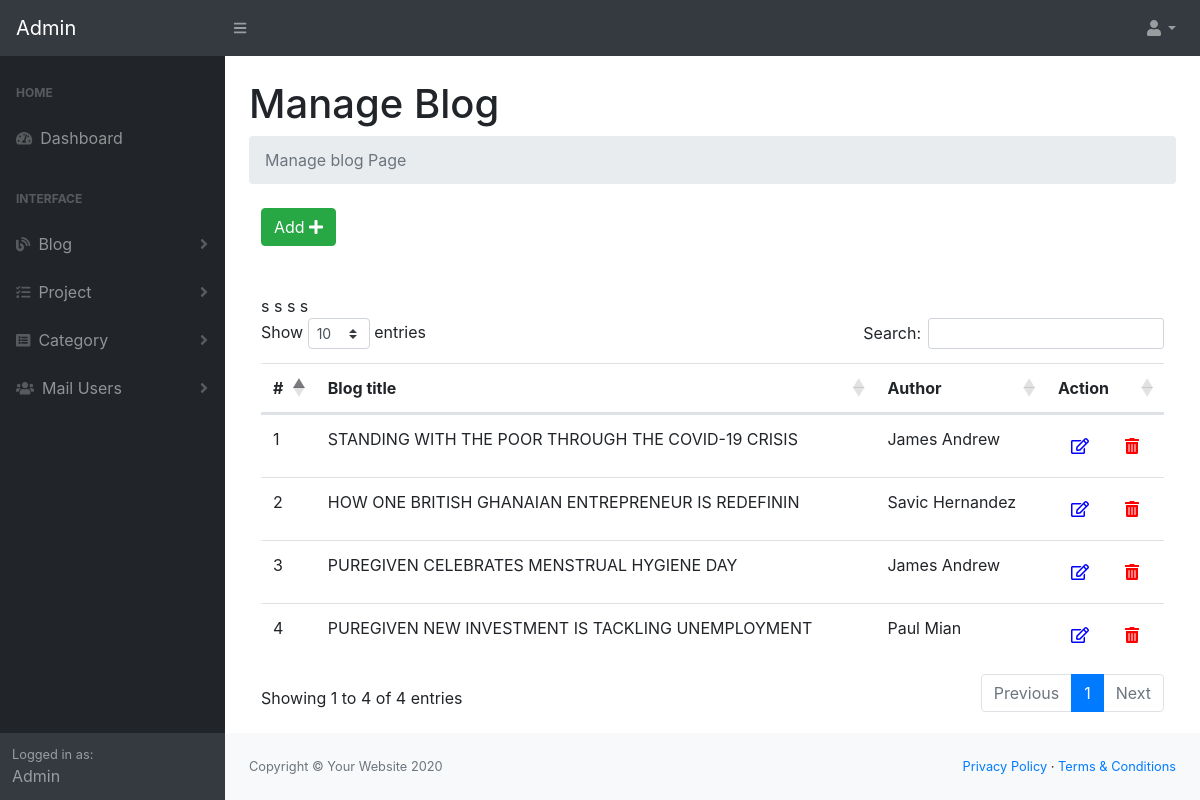
Page /admin/manage-blog.php (signed in) on the committed database.
### tables this page shows
CREATE TABLE IF NOT EXISTS `tblblog` (
  `id` int(11) NOT NULL AUTO_INCREMENT,
  `blog_title` varchar(255) NOT NULL,
  `author` varchar(200) NOT NULL,
  `blog_description` text NOT NULL,
  `image` varchar(255) NOT NULL,
  `category` varchar(255) NOT NULL,
  `tags` varchar(255) DEFAULT NULL,
  `PostingDate` timestamp NOT NULL DEFAULT CURRENT_TIMESTAMP ON UPDATE CURRENT_TIMESTAMP,
  PRIMARY KEY (`id`)
);

### admin/manage-blog.php (the view, shortened to what this page needs)
<?php
require 'functions/dbconn.php';
$sql = 'SELECT * FROM tblblog';
$statement = $connection->prepare($sql);
$statement->execute();
$blogs = $statement->fetchAll(PDO::FETCH_ASSOC);
?>
<?php
    include('include/header.php');
?>
<?php
    include('include/sidebar.php');
?>
<main>
    <div class="container-fluid">
        <h1 class="mt-4">Manage Blog</h1>
        <ol class="breadcrumb mb-4">
            <li class="breadcrumb-item active">Manage blog Page</li>
        </ol>
        <div class="col-md-12">
            <div class="demo-box m-t-20">
                <div class="m-b-30">
                    <a href="add-blog.php">
                    <button id="addToTable" class="btn btn-success waves-effect waves-light">Add <i class="fa fa-plus" ></i></button>
                    </a>
                </div>
                <br>
                <br>
            <div class="table-responsive">
                <table class="table m-0 table-colored-bordered table-bordered-primary" id="dataTable">
                    <thead>
                        <tr>
                            <th>#</th>
                            <th>Blog title</th>
                            <th>Author</th>
                            <th>Action</th>
                        </tr>
                    </thead>
                    <tbody>
                     <?php foreach($blogs as $post): ?>
					<tr>
						<td><?php echo $post['id']; ?></td>
            <td><?php echo $post['blog_title']; ?></td>
            <td><?php echo $post['author']; ?></td>s
						<td style="display: inline-flex;">
              <form action="edit-blog.php" method="post">
                  <button type="submit" name="btn_edit" class="btn" style="color: blue;"><i class="far fa-edit"></i></button>
              </form>
          <form action="manage-blog.php" method="post">
              <button type="submit" name="delete_btn" class="btn " onclick="return confirm('Are you sure you want to delete this record?');" style="margin-left: 10px;color: red;"><i class="fas fa-trash-alt"></i></button>
          </form>
            </td>
					</tr>
          <?php endforeach; ?>
                    </tbody>
                </table>
                </div>
            </div>
        </div>
    </div>
</main>
<?php
    include('include/footer.php');
?>
<?php
    include('include/scripts.php');
?>

### admin/include/header.php (shortened to what this page needs)
<!DOCTYPE html>
<html lang="en">
    <head>
         <link href="assets/css/styles.css" rel="stylesheet" />
        <link href="https://cdn.datatables.net/1.10.20/css/dataTables.bootstrap4.min.css" rel="stylesheet" />
        <link href="https://cdn.jsdelivr.net/npm/summernote@0.8.18/dist/summernote.min.css" rel="stylesheet">
    </head>
    <body class="sb-nav-fixed">

### admin/include/sidebar.php (shortened to what this page needs)
<nav class="sb-topnav navbar navbar-expand navbar-dark bg-dark">
            <a class="navbar-brand" href="index.php">Admin</a>
            <button class="btn btn-link btn-sm order-1 order-lg-0" id="sidebarToggle" href="#"><i class="fas fa-bars"></i></button>
            <ul class="navbar-nav ml-auto ml-md-0">
                <li class="nav-item dropdown">
                    <a class="nav-link dropdown-toggle" id="userDropdown" href="#" role="button" data-toggle="dropdown" aria-haspopup="true" aria-expanded="false"><i class="fas fa-user fa-fw"></i></a>
                </li>
            </ul>
        </nav>
        <div id="layoutSidenav">
            <div id="layoutSidenav_nav">
                <nav class="sb-sidenav accordion sb-sidenav-dark" id="sidenavAccordion">
                    <div class="sb-sidenav-menu">
                        <div class="nav">
                            <div class="sb-sidenav-menu-heading">Home</div>
                            <a class="nav-link" href="index.php">
                                <div class="sb-nav-link-icon"><i class="fas fa-tachometer-alt"></i></div>
                                Dashboard
                            </a>
                            <div class="sb-sidenav-menu-heading">Interface</div>
                            <a class="nav-link collapsed" href="#" data-toggle="collapse" data-target="#collapseLayouts" aria-expanded="false" aria-controls="collapseLayouts">
                                <div class="sb-nav-link-icon"><i class="fas fa-blog"></i></i></div>
                                Blog
                                <div class="sb-sidenav-collapse-arrow"><i class="fas fa-angle-down"></i></div>
                            </a>
                            <a class="nav-link collapsed" href="#" data-toggle="collapse" data-target="#collpseLayouts" aria-expanded="false" aria-controls="collpseLayouts">
                                <div class="sb-nav-link-icon"><i class="fas fa-tasks"></i></i></div>
                                Project
                                <div class="sb-sidenav-collapse-arrow"><i class="fas fa-angle-down"></i></div>
                            </a>
                            <a class="nav-link collapsed" href="#" data-toggle="collapse" data-target="#collapse" aria-expanded="false" aria-controls="collapseLayouts">
                                <div class="sb-nav-link-icon"><i class="fa fa-list-alt"></i></div>
                                Category
                                <div class="sb-sidenav-collapse-arrow"><i class="fas fa-angle-down"></i></div>
                            </a>
                            <a class="nav-link collapsed" href="#" data-toggle="collapse" data-target="#coll" aria-expanded="false" aria-controls="collapseLayouts">
                                <div class="sb-nav-link-icon"><i class="fas fa-users fa-fw"></i></div>
                                Mail Users
                                <div class="sb-sidenav-collapse-arrow"><i class="fas fa-angle-down"></i></div>
                            </a>
                        </div>
                    </div>
                    <div class="sb-sidenav-footer">
                        <div class="small">Logged in as:</div>
                        Admin
                    </div>
                </nav>
            </div>
            <div id="layoutSidenav_content">

### admin/include/footer.php
<footer class="py-4 bg-light mt-auto">
    <div class="container-fluid">
        <div class="d-flex align-items-center justify-content-between small">
            <div class="text-muted">Copyright &copy; Your Website 2020</div>
            <div>
                <a href="#">Privacy Policy</a>
                &middot;
                <a href="#">Terms &amp; Conditions</a>
            </div>
        </div>
    </div>
</footer>
</div>
</div>

### admin/include/scripts.php (shortened to what this page needs)
</body>
</html>

### rows in the picture
tblblog: id "1", blog_title "STANDING WITH THE POOR THROUGH THE COVID-19 CRISIS", author "James Andrew"
tblblog: id "2", blog_title "HOW ONE BRITISH GHANAIAN ENTREPRENEUR IS REDEFININ", author "Savic Hernandez"
tblblog: id "3", blog_title "PUREGIVEN CELEBRATES MENSTRUAL HYGIENE DAY", author "James Andrew"
tblblog: id "4", blog_title "PUREGIVEN NEW INVESTMENT IS TACKLING UNEMPLOYMENT", author "Paul Mian"
